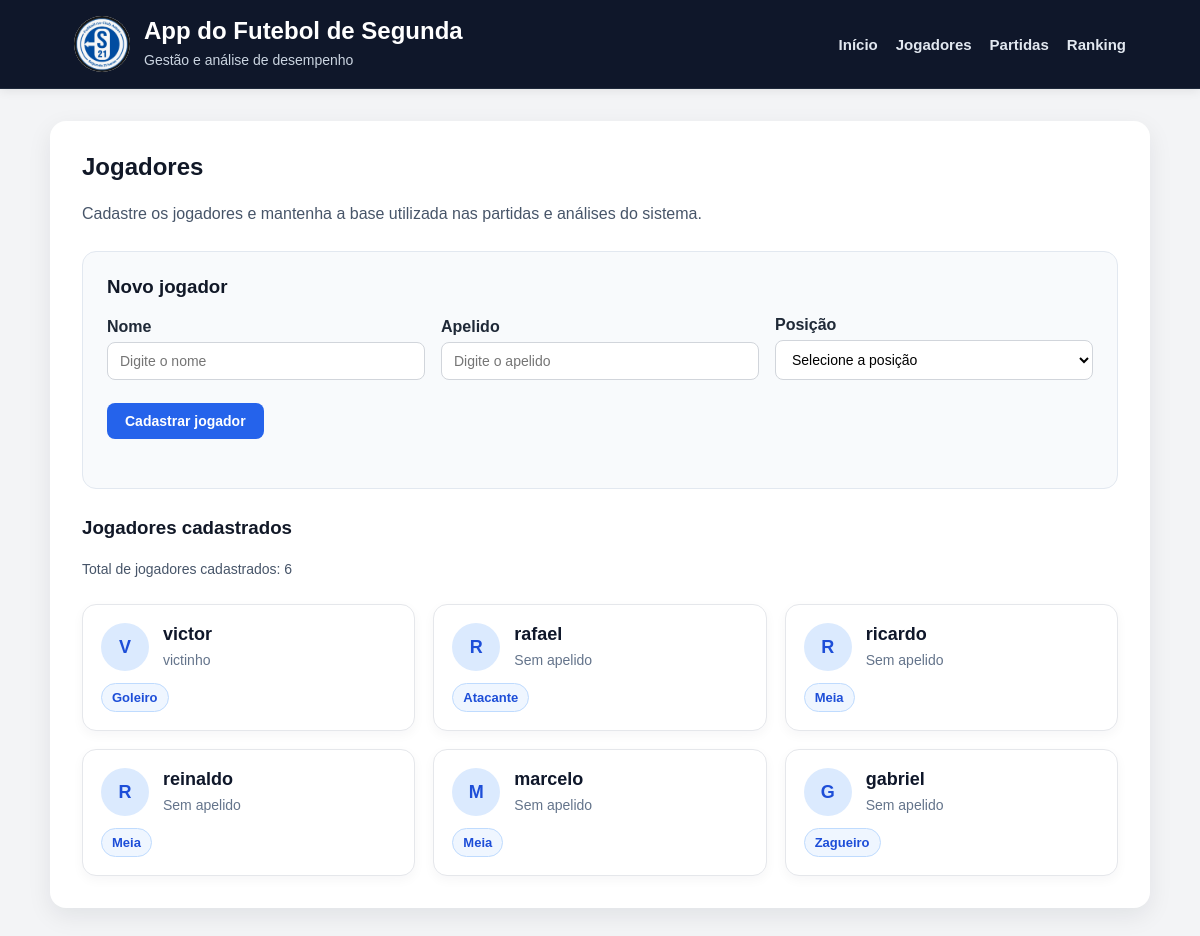
The app's page /jogadores with its own data.
### models.py (models this page shows, shortened)
class Jogador(db.Model):
    __tablename__ = 'jogadores'
    id = db.Column(db.Integer, primary_key=True)
    nome = db.Column(db.String(100), nullable=False)
    apelido = db.Column(db.String(50))
    posicao = db.Column(db.String(30))
    data_cadastro = db.Column(db.DateTime, default=datetime.utcnow)

### app.py (the view)
@app.route('/jogadores')
def listar_jogadores():
    jogadores = Jogador.query.all()
    return render_template('jogadores.html', jogadores=jogadores)

### templates/jogadores.html (shortened to what this page needs)
{% extends 'base.html' %}
{% block content %}
    <div class="section-header">
        <div>
            <h2>Jogadores</h2>
            <p>Cadastre os jogadores e mantenha a base utilizada nas partidas e análises do sistema.</p>
        </div>
    </div>
    <div class="form-card">
        <h3>Novo jogador</h3>
        <form method="POST" action="/jogadores/cadastrar">
            <div class="form-grid">
                <div>
                    <label for="nome">Nome</label>
                    <input type="text" name="nome" id="nome" placeholder="Digite o nome" required>
                </div>
                <div>
                    <label for="apelido">Apelido</label>
                    <input type="text" name="apelido" id="apelido" placeholder="Digite o apelido">
                </div>
                <div>
                    <label for="posicao">Posição</label>
                    <select name="posicao" id="posicao">
                        <option value="">Selecione a posição</option>
                    </select>
                </div>
            </div>
            <div class="form-actions">
                <button type="submit">Cadastrar jogador</button>
            </div>
        </form>
    </div>
    <div class="section-header">
        <div>
            <h3>Jogadores cadastrados</h3>
            <p class="muted-text">Total de jogadores cadastrados: {{ jogadores|length }}</p>
        </div>
    </div>
    {% if jogadores %}
        <div class="players-grid">
            {% for jogador in jogadores %}
                <div class="player-card">
                    <div class="player-top">
                        <div class="player-avatar">
                            {{ jogador.nome[0].upper() }}
                        </div>
                        <div class="player-info">
                            <h3>{{ jogador.nome }}</h3>
                            <p>{{ jogador.apelido or "Sem apelido" }}</p>
                        </div>
                    </div>
                    <div class="player-meta">
                        <span class="badge">{{ jogador.posicao or "Sem posição" }}</span>
                    </div>
                </div>
            {% endfor %}
        </div>
    {% else %}
        <div class="empty-state">
            <p>Nenhum jogador cadastrado ainda.</p>
        </div>
    {% endif %}
{% endblock %}

### static/css/style.css (style rules this page uses)
* { box-sizing: border-box; }
body { margin: 0; font-family: Arial, sans-serif; background-color: #f3f4f6; color: #1f2937; }
h2, h3 { color: #111827; margin-top: 0; }
p { line-height: 1.6; }
form { margin-bottom: 25px; }
label { font-weight: bold; display: block; margin-bottom: 6px; }
input, select { width: 100%; max-width: 400px; padding: 10px 12px; margin-bottom: 15px; border: 1px solid #d1d5db; border-radius: 8px; font-size: 14px; background-color: #fff; }
button { background-color: #2563eb; color: white; border: none; padding: 10px 18px; border-radius: 8px; font-size: 14px; font-weight: bold; cursor: pointer; transition: 0.2s ease; }
.section-header { display: flex; justify-content: space-between; align-items: center; gap: 16px; flex-wrap: wrap; margin-bottom: 24px; }
.section-header p { margin: 0; color: #475569; }
.form-card { background-color: #f8fafc; border: 1px solid #e2e8f0; border-radius: 14px; padding: 24px; margin-bottom: 28px; }
.form-grid { display: grid; grid-template-columns: repeat(auto-fit, minmax(220px, 1fr)); gap: 16px; align-items: end; }
.form-actions { margin-top: 8px; }
.players-grid { display: grid; grid-template-columns: repeat(auto-fit, minmax(260px, 1fr)); gap: 18px; margin-top: 20px; }
.player-card { background: #ffffff; border: 1px solid #e5e7eb; border-radius: 14px; padding: 18px; box-shadow: 0 4px 12px rgba(15, 23, 42, 0.04); }
.player-top { display: flex; align-items: center; gap: 14px; margin-bottom: 12px; }
.player-avatar { width: 48px; height: 48px; border-radius: 50%; background: #dbeafe; color: #1d4ed8; display: flex; align-items: center; justify-content: center; font-weight: bold; font-size: 18px; }
.player-info h3 { margin: 0; font-size: 18px; color: #0f172a; }
.player-info p { margin: 4px 0 0; color: #64748b; font-size: 14px; }
.player-meta { display: flex; flex-wrap: wrap; gap: 10px; margin-top: 10px; }
.badge { display: inline-block; background: #eff6ff; color: #1d4ed8; border: 1px solid #bfdbfe; border-radius: 999px; padding: 6px 10px; font-size: 13px; font-weight: 600; }
.muted-text { color: #64748b; font-size: 14px; }

### records on screen
Jogador: nome "V", nome "victor", apelido "victinho", posicao "Goleiro"
Jogador: nome "R", nome "rafael", apelido "Sem apelido", posicao "Atacante"
Jogador: nome "R", nome "ricardo", apelido "Sem apelido", posicao "Meia"
Jogador: nome "R", nome "reinaldo", apelido "Sem apelido", posicao "Meia"
Jogador: nome "M", nome "marcelo", apelido "Sem apelido", posicao "Meia"
Jogador: nome "G", nome "gabriel", apelido "Sem apelido", posicao "Zagueiro"

### other values on screen
{{ jogadores|length }} "6"
